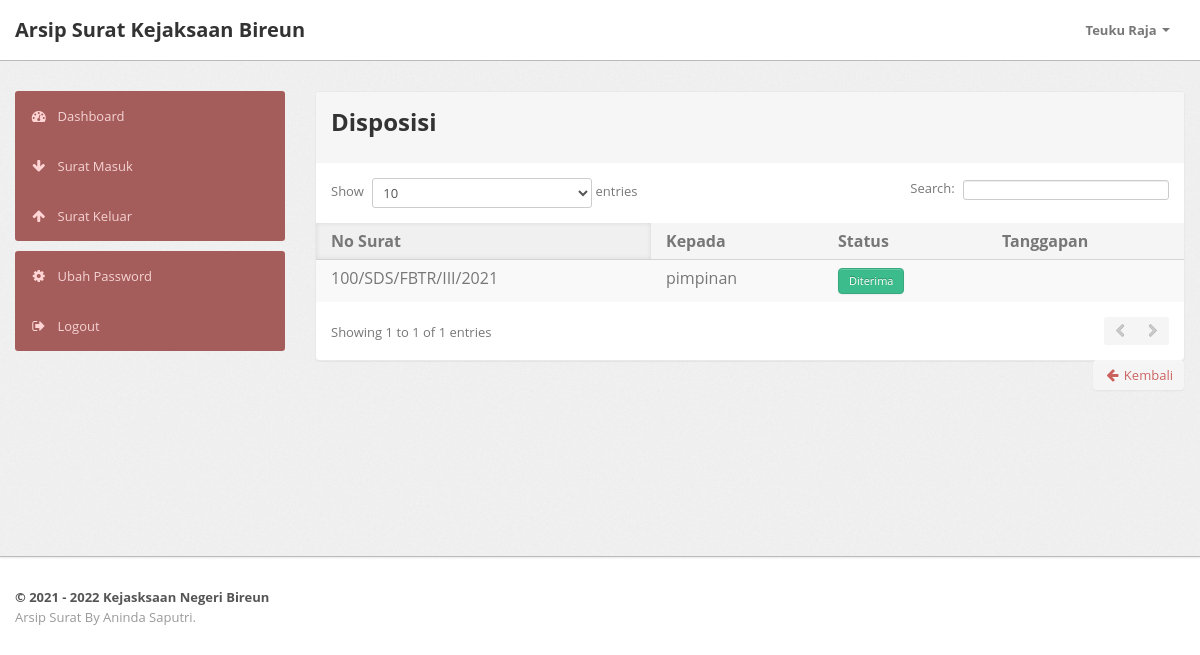
Page /proses/disposisi.php (signed in) on the committed database.
### tables this page shows
CREATE TABLE `disposisi` (
  `id_disposisi` int(7) NOT NULL,
  `id_surat` int(7) NOT NULL,
  `id_user` int(5) NOT NULL,
  `no_surat` varchar(50) NOT NULL,
  `kepada` varchar(50) NOT NULL,
  `status` varchar(20) DEFAULT NULL,
  `tanggapan` varchar(20) NOT NULL
);

CREATE TABLE `inbox` (
  `id_surat` int(7) NOT NULL,
  `jenis` varchar(50) NOT NULL,
  `tanggal_kirim` date NOT NULL,
  `tanggal_terima` date NOT NULL,
  `no_surat` varchar(50) NOT NULL,
  `pengirim` varchar(50) NOT NULL,
  `perihal` varchar(50) NOT NULL
);

### proses/disposisi.php (the view, shortened to what this page needs)
<?php
include "../include/config.php";
	$idsurat		= $_GET['id'];
  $cek_arr    = $_GET['cek'];
  if($cek_arr == 1){
	$get				= mysqli_query($connect, "SELECT * FROM inbox WHERE id_surat = '$idsurat'");
	$surat			= mysqli_fetch_array($get);
	$no_surat		= $surat['no_surat'];
  $query = mysqli_query ($connect, "SELECT *
                                    FROM disposisi d
                                    JOIN inbox i
                                    ON d.id_surat = i.id_surat
                                    WHERE d.id_surat = '$idsurat'
                                    ");
  }
  else{
	$get				= mysqli_query($connect, "SELECT * FROM inbox ");
	$surat			= mysqli_fetch_array($get);
  $query = mysqli_query ($connect, "SELECT *
                                    FROM disposisi d
                                    JOIN inbox i
                                    ON d.id_surat = i.id_surat
                                    ");
  }
$titlepage = "Disposisi";
include "../include/header_user.php";
?>
<div class="wrapper">
  <div class="container">
    <div class="row">
      <?php include "../include/menu_user.php";?>
      <div class="span9">
        <div class="content">
          <div class="module">
            <div class="module-head">
              <h2><?php echo $titlepage;?> </h2>
            </div>
            <div class="module-body table">
              <table cellpadding="0" cellspacing="0" border="0" class="datatable-1 table table-striped display"
                width="100%">
                <thead>
                  <tr>
                    <th>No Surat</th>
                    <th>Kepada</th>
                    <th>Status</th>
                    <th>Tanggapan</th>
                  </tr>
                </thead>
                <tbody>
                  <?php
										while($data = mysqli_fetch_array ($query)){
                  ?>
                  <tr>
                    <td><?php echo $data['no_surat'];?></td>
                    <td><?php echo $data['kepada'];?></td>
                    <td>
                      <?php
                        if($data['status'] == 'Diterima'){
                        echo '<a class="btn btn-small btn-success">Diterima</a>';
                        }
                      ?></td>
                    <td><?php echo $data['tanggapan'];?></td>
                  </tr>
                  <?php } ?>
                </tbody>
              </table>
            </div>
            <?php
            if($cek_arr == 1){ ?>
                <a href="detail_inbox.php?id=<?php echo $surat['id_surat'];?>&&cek=1" class="btn btn-module pull-right">
                <i class="icon-arrow-left"></i> Kembali
              </a>
            <?php  }
            else{ ?>
                <a href="../index.php" class="btn btn-module pull-right">
                <i class="icon-arrow-left"></i> Kembali
              </a>
            <?php } ?>
          </div>
        </div>
      </div>
    </div>
  </div>
</div>
<?php include "../include/footer.php";?>

### assets/css/theme.css (style rules this page uses)
body { font-size: 13px; font-family: "Open Sans", Arial, sans-serif; background: #fff; color: #777; }
h1, h2, h3, h4, h5, h6 { color: #333; margin-top: 0; }
h2 { font-size: 24px; }
.wrapper { background: url(../images/bgg.png) #eee; border-bottom: 1px solid #bbb; -webkit-box-shadow: 0 1px 2px rgba(0, 0, 0, 0.1); -moz-box-shadow: 0 1px 2px rgba(0, 0, 0, 0.1); box-shadow: 0 1px 2px rgba(0, 0, 0, 0.1); padding: 30px 0; min-height: 435px; }
.btn-module { color: #ca615f; }
body [class^="icon-"], body [class*=" icon-"] { font-size: 14px; line-height: 20px; height: 20px; }
.module { background: #fff; -webkit-border-radius: 3px; -moz-border-radius: 3px; border-radius: 3px; border: 1px solid #ccc; border-bottom-color: #bbb; -webkit-box-shadow: 0 0 1px rgba(0, 0, 0, 0.2); -moz-box-shadow: 0 0 1px rgba(0, 0, 0, 0.2); box-shadow: 0 0 1px rgba(0, 0, 0, 0.2); margin-bottom: 30px; }
.btn, .btn-box { -webkit-border-radius: 3px; -moz-border-radius: 3px; border-radius: 3px; }
.btn [class^="icon-"], .btn-box [class^="icon-"], .btn [class*=" icon-"], .btn-box [class*=" icon-"] { min-width: 16px; text-align: center; display: inline-block !important; }
.btn { font-size: 13px; font-weight: 600; }
.btn.btn-mini, .btn.btn-small { font-size: 11px; }
.btn { display: inline-block; margin-bottom: 0; font-weight: 400; text-align: center; vertical-align: middle; cursor: pointer; background-image: none; border: 1px solid transparent; white-space: nowrap; padding: 4px 10px; font-size: 13px; line-height: 1.42857; border-radius: 4px; -webkit-user-select: none; -moz-user-select: none; -ms-user-select: none; user-select: none; }
.btn-success { color: #fff; background-color: #3cbc8d; border-color: #36a97f; }
.table { margin-bottom: 0; }
.table th, .table td { border-color: #d5d5d5 !important; }
.module { box-shadow: 0 0 3px rgba(0, 0, 0, 0.1); border-color: #e9e9e9; margin-bottom: 20px; background-color: #fff; border-radius: 4px; -webkit-box-shadow: 0 1px 1px rgba(0, 0, 0, 0.05); box-shadow: 0 1px 1px rgba(0, 0, 0, 0.05); }
.module-head { color: #767676; background-color: #f6f6f6; border-color: #e9e9e9; padding: 10px 15px; border-bottom: 1px solid transparent; border-top-right-radius: 3px; border-top-left-radius: 3px; }
.module-body { padding: 15px; }
.module-body.table { padding: 15px 0; }
.module-body.table .table th, .module-body.table .table td { padding-left: 15px; padding-right: 15px; }
.dataTables_wrapper table th { background: #f5f5f5; cursor: pointer; }
.dataTables_wrapper table th.sorting_asc, .dataTables_wrapper table th.sorting_desc { background: #f0f0f0; -webkit-box-shadow: 0 0 5px rgba(0, 0, 0, 0.1) inset; -moz-box-shadow: 0 0 5px rgba(0, 0, 0, 0.1) inset; box-shadow: 0 0 5px rgba(0, 0, 0, 0.1) inset; }

### rows in the picture
disposisi: id_surat.no_surat "100/SDS/FBTR/III/2021", kepada "pimpinan", status "Diterima"

### other values in the picture
$company_short_name "Kejaksaan Bireun"
$namausr "Teuku Raja"
$titlepage "Disposisi"
$build_year "2021"
$company_name "Kejasksaan Negeri Bireun"
